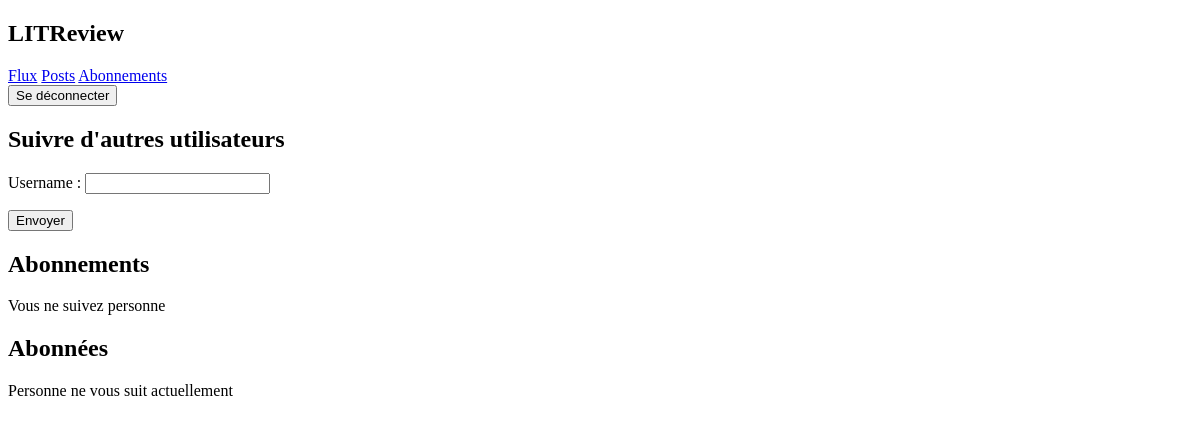
/home/follow/ (signed in), run on an earlier commit of the app's database.
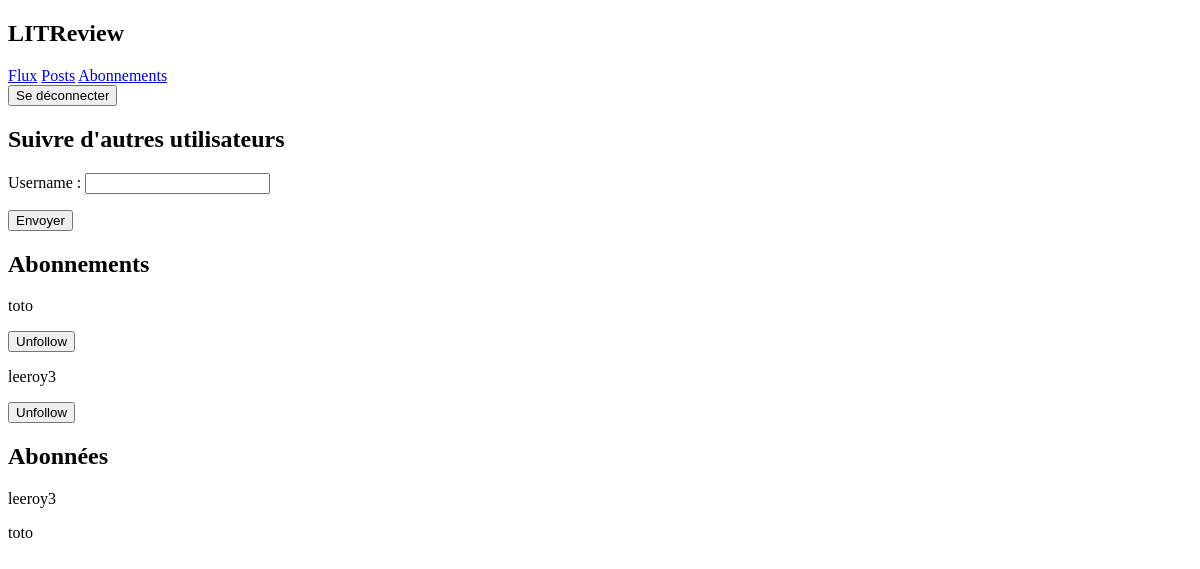
And on a later commit of the database.
### subscriber/models.py (models this page shows)
class UserFollows(models.Model):
    class Meta:
        unique_together = (('user', 'followed_by'),)
    user = models.ForeignKey(settings.AUTH_USER_MODEL, on_delete=models.CASCADE, related_name='following')
    followed_by = models.ForeignKey(settings.AUTH_USER_MODEL, on_delete=models.CASCADE, related_name='followed_by')

### authentication/models.py (models this page shows)
class User(AbstractUser):
    CREATOR = "CREATOR"
    SUBSCRIBER = "SUBSCRIBER"
    USER_ROLE = (
        (CREATOR, "Creator"),
        (SUBSCRIBER, "Subscriber"),
    )
    role = models.CharField(max_length=30, choices=USER_ROLE, default=SUBSCRIBER, verbose_name="User_role")
    follows = models.ManyToManyField(
        'self', through='subscriber.UserFollows', related_name='is_followed_by', symmetrical=False
    )

### subscriber/views.py (the view, shortened to what this page needs)
# urls.py: path("", follow_page, name="follow"),
def follow_page(request):
    followers = UserFollows.objects.filter(user=request.user)
    followings = UserFollows.objects.filter(followed_by=request.user)
    msg = ""
    follow_form = FollowingForm()
    context = {
        'follow_form': follow_form,
        'msg': msg,
        "followers": followers,
        "followings": followings
    }
    return render(request, 'subscriber/following_page.html', context=context)

### subscriber/forms.py (shortened to what this page needs)
class FollowingForm(forms.Form):
    following = forms.CharField(
        label="Username",
        widget=forms.TextInput(),
        required=False,
    )

### subscriber/templates/subscriber/following_page.html (shortened to what this page needs)
{% extends 'base.html' %}
{% block content %}
    <div>
        <h2>Suivre d'autres utilisateurs</h2>
        <form method="POST">
            {{follow_form.as_p}}
            <button type="submit">Envoyer</button>
        </form>
    </div>
    <div>
        <h2>Abonnements</h2>
        {% for follower in followers %}
    <p>{{ follower.followed_by.username }}</p>
    <form method="POST" action="{% url 'follow:unfollow_user' follower.followed_by.id %}">
        <button type="submit">Unfollow</button>
    </form>
{% empty %}
    <p>Vous ne suivez personne</p>
{% endfor %}
    </div>
    <div>
        <h2>Abonnées</h2>
        {% for following in followings %}
            <p>{{following.user.username}}</p>
        {% empty %}
            <p>Personne ne vous suit actuellement</p>
        {% endfor %}
    </div>
{% endblock content %}

What changed in the data, as far as the page shows it:
added UserFollows: followed_by.username "toto", shown under "Abonnements"
added UserFollows: followed_by.username "leeroy3", shown under "Abonnements"
added UserFollows: user.username "leeroy3", shown under "Abonnées"
added UserFollows: user.username "toto", shown under "Abonnées"
Also different on the page:
text no longer shown: "Vous ne suivez personne Personne ne vous suit actuellement"
